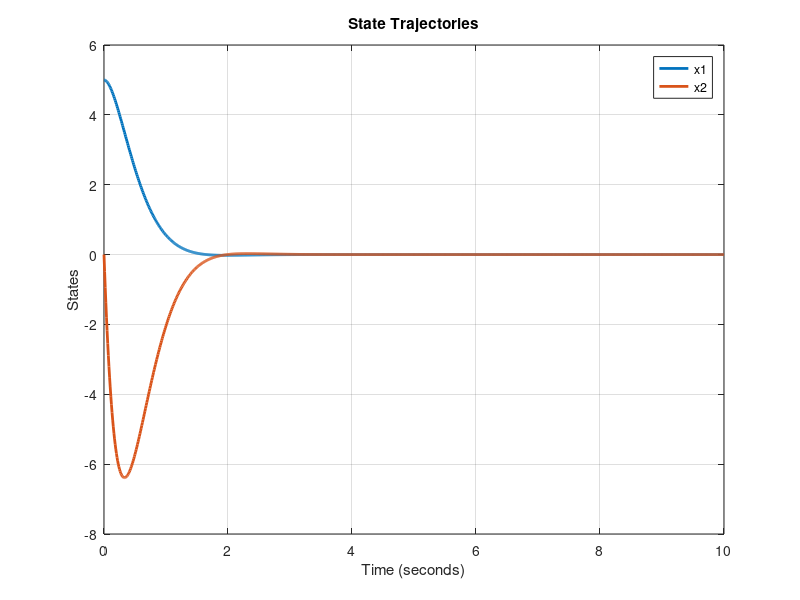

This chart was generated by the following MATLAB code:
clear; clc; close all;

A = [0 1; -0.5 -1];
B = [0;1];

Q = diag([100 10]);
R = 1;

K = lqr(A,B,Q,R);

Acl = A - B*K;

t = 0:0.01:10;
x0 = [5; 0];

[y,t,x] = initial(ss(Acl,B,eye(2),0),x0,t);

figure
plot(t,x(:,1),'LineWidth',2)
hold on
plot(t,x(:,2),'LineWidth',2)
grid on
legend('x1','x2')
title('State Trajectories')
xlabel('Time (seconds)')
ylabel('States')
